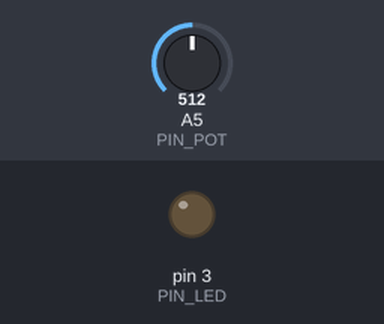
Simulated run of this sketch. Board: Arduino Uno, built with avr-gcc and run on an emulated ATmega328P. Shown: output pins drawn as LEDs (lit = HIGH). Dashed ring = blinking. The test bench sets the inputs (shaded band); at power-on: A5 (PIN_POT) = 512.

Above: at 1.2 s.
1.3 s: A5 (PIN_POT) set to 900
At 2.6 s:
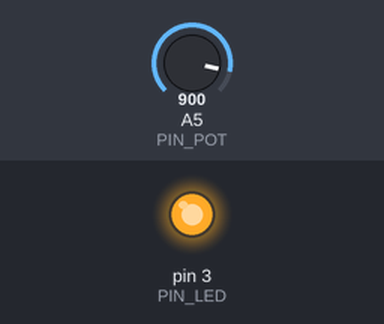
3.4 s: A5 (PIN_POT) set to 306
At 3.56 s:
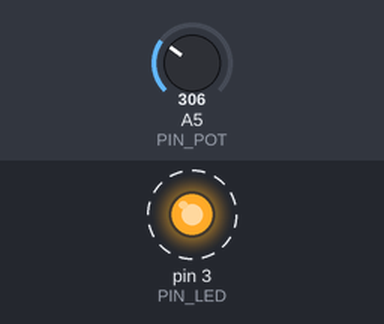
Timing chart, 0 to 12.4 s (numbered marks = the images above; inputs shaded):
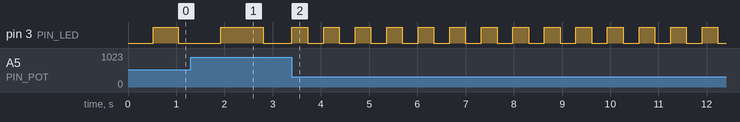

Measured:
- after the input at 3.4 s, pin 3 (PIN_LED): alternates HIGH for 0.33 s and LOW for 0.33 s, starting at once

The sketch:

Delay_controlado.ino
```cpp
/*
  ==========================================================
   DELAY CONTROLADO  (Nivel 1)
   El potenciometro regula la velocidad de parpadeo del LED.
  ==========================================================
   Conexiones (segun el plano):
     Potenciometro: pata del medio -> A5
                    patas de los lados -> 5V y GND
     LED (con resistor) -> pin 3
  ==========================================================
*/

const int PIN_POT = A5;
const int PIN_LED = 3;

const unsigned long PARPADEO_RAPIDO_MS = 40;    // perilla a un extremo
const unsigned long PARPADEO_LENTO_MS  = 1000;  // perilla al otro extremo

bool ledEncendido = false;
unsigned long ultimoCambio = 0;

void setup() {
  pinMode(PIN_LED, OUTPUT);
}

void loop() {
  int lectura = analogRead(PIN_POT);
  unsigned long intervalo = map(lectura, 0, 1023, PARPADEO_RAPIDO_MS, PARPADEO_LENTO_MS);

  // Se usa millis() en vez de delay() para que el cambio de la perilla
  // se note al tiro, sin esperar a que termine el parpadeo anterior.
  if (millis() - ultimoCambio >= intervalo) {
    ultimoCambio = millis();
    ledEncendido = !ledEncendido;
    digitalWrite(PIN_LED, ledEncendido ? HIGH : LOW);
  }
}
```
